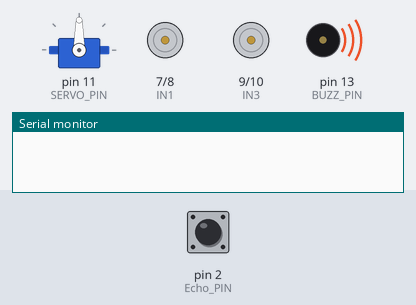
Recording of a sketch running on a simulated Arduino Uno, built with avr-gcc and run on an emulated ATmega328P. Parts: servo, motor-driver pin pairs drawn as motors (green arrow = first pin HIGH = forward, orange = second pin HIGH = backward, longer = more drive, scaled by the enable pin), buzzer (waves = sounding, pin HIGH), the last lines printed to the serial monitor. Inputs (shaded band) come from the test bench; at power-on: pin 2 (Echo_PIN) LOW. Pins used as bus, display or sensor lines are not drawn.

Above: at 0.1 s.
At 3.2 s:
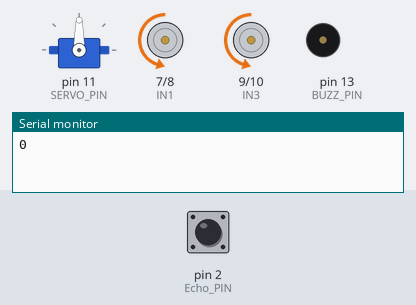
3.3 s: pin 2 (Echo_PIN) pulsed HIGH 2 times (0.12 s each, 0.3 s apart)
At 4.5 s:
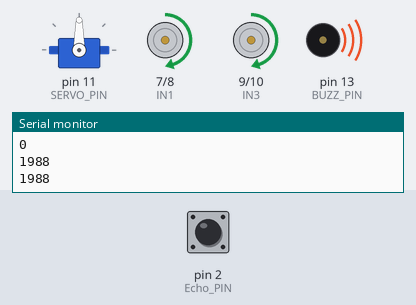
Timing chart, 0 to 6.3 s (numbered marks = the images above; inputs shaded):
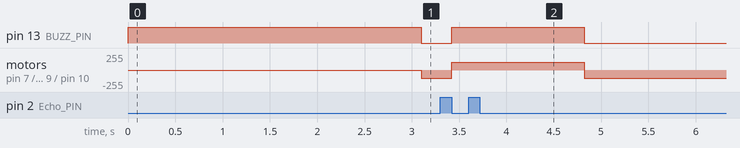

Measured:
- after the input at 3.3 s, pin 13 (BUZZ_PIN): LOW → HIGH after 0.12 s, → LOW 1.4 s later; motor on pin 7 (IN1) / pin 8 (IN2), motor on pin 9 (IN3) / pin 10 (IN4): backward 120/255 → forward 120/255 after 0.12 s, → backward 120/255 1.4 s later

The sketch:

lesson4.ino
```cpp
#include <Servo.h>
#define SERVO_PIN   11	//servo to D11
#define LPT 2
#define BUZZ_PIN	13	//buzzer to D13

#define IN1  7    //Right motor(K1/K2) direction Pin 7
#define IN2  8    //Right motor(K1/K2) direction Pin 8
#define IN3  9    //Left motor(K3/K4) direction Pin 9
#define IN4  10   //Left motor(K3/K4) direction Pin 10
#define ENA  5    //D5 connect to ENA PWM speed pin for Right motor(K1/K2)
#define ENB  6    //D6 connect to ENB PWM speed pin for Left motor(K3/K4)

#define Echo_PIN    2 	// Ultrasonic Echo pin connect to D2
#define Trig_PIN    3  	// Ultrasonic Trig pin connect to D3

#define TURN_TIME  50
#define FAST_SPEED  200
#define SPEED  120
#define TURN_SPEED  200
#define BACK_SPEED1  220
#define BACK_SPEED2  90
#define MOVE_TIME  50


const int distancelimit = 8; //distance limit for obstacles in front
int distance;
int numcycles = 0;
Servo head;

void go_Advance()  //motor rotate clockwise -->robot go ahead
{
  digitalWrite(IN4,HIGH);
  digitalWrite(IN3,LOW);
  digitalWrite(IN2,HIGH );
  digitalWrite(IN1,LOW);
  set_Motorspeed(SPEED,SPEED);
}
void go_Back() //motor rotate counterclockwise -->robot go back
{
  digitalWrite(IN4,LOW);
  digitalWrite(IN3,HIGH);
  digitalWrite(IN2,LOW);
  digitalWrite(IN1,HIGH);
  set_Motorspeed(SPEED,SPEED);
}
void stop_Stop() //motor brake -->robot stop
{
  digitalWrite(IN1, LOW);
  digitalWrite(IN2, LOW);
  digitalWrite(IN3, LOW);
  digitalWrite(IN4,LOW);
  set_Motorspeed(0,0);
}

/*set motor speed */
void set_Motorspeed(int lspeed,int rspeed) //change motor speed
{
  analogWrite(ENB,lspeed);//lspeed:0-255
  analogWrite(ENA,rspeed);//rspeed:0-255
}


int watch(){
  long echo_distance;
  digitalWrite(Trig_PIN,LOW);
  delay(50);
  digitalWrite(Trig_PIN,HIGH);
  delay(50);
  digitalWrite(Trig_PIN,LOW);
  echo_distance=pulseIn(Echo_PIN,HIGH);
  echo_distance=echo_distance*0.01657; //how far away is the object in cm

  return round(echo_distance);
}

void setup() {
  /******L298N******/
  pinMode(IN1, OUTPUT);
  pinMode(IN2, OUTPUT);
  pinMode(IN3, OUTPUT);
  pinMode(IN4, OUTPUT);
  pinMode(ENA, OUTPUT);
  pinMode(ENB, OUTPUT);

  stop_Stop();//stop move
  /*init HC-SR04*/
  pinMode(Trig_PIN, OUTPUT);
  pinMode(Echo_PIN,INPUT);
  /*init buzzer*/
  pinMode(BUZZ_PIN, OUTPUT);
  digitalWrite(BUZZ_PIN, HIGH);

  digitalWrite(Trig_PIN,LOW);
  /*init servo*/
  head.attach(SERVO_PIN);
  head.write(90);
  delay(2000);
  Serial.begin(9600);

}


void loop(){
  int dist=watch();
   Serial.println(dist);
if (dist<distancelimit) {
 digitalWrite(BUZZ_PIN, LOW);
  go_Advance();

  }
  else
  { digitalWrite(BUZZ_PIN, HIGH);
    if ( dist> distancelimit )
     go_Back();
    else  stop_Stop() ;
  }
}
```
